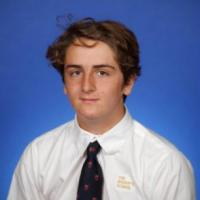
#> input picture images/kaz.jpg, 200 x 200 px
$ python masking.py --image images/kaz.jpg
#> lines starting #> are read from the running program, lines starting #| are printed output that depends on the picture; after the words box and inside, x2 and y2 are one past the last pixel; in counts of white or black regions, pixels touching at a corner belong together
import numpy as np
import argparse
import imutils
import cv2

argP = argparse.ArgumentParser()
argP.add_argument("-i", "--image", required = True, help = "Path of da image")
args = vars(argP.parse_args())

image = cv2.imread(args["image"])
#> image is the input picture: shape (200, 200, 3); mean B, G, R 158.7, 120.2, 110.4
cv2.imshow("Orginal", image)

mask = np.zeros(image.shape[:2], dtype = "uint8")
(cX, cY) = (image.shape[1] // 2, image.shape[0] // 2)
#> cX = 100; cY = 100
cv2.rectangle(mask, (cX - 75, cY - 75), (cX + 75, cY + 75), 255, -1)
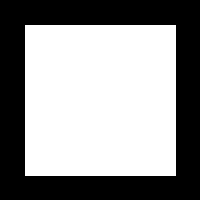
#> mask: shape (200, 200); 57% white; 1 black region, box (x1, y1, x2, y2) and area: (0, 0, 200, 200) 17199

cv2.imshow("Mask", mask)

masked = cv2.bitwise_and(image, image, mask=mask)
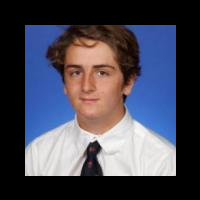
#> masked: shape (200, 200, 3); mean B, G, R 87.1, 72.5, 72.2
cv2.imshow("Mask Applied to Image", masked)
cv2.waitKey(0)

mask = np.zeros(image.shape[:2], dtype = "uint8")
cv2.circle(mask, (cX, cY), 100, 255, -1)
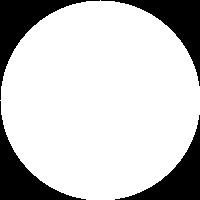
#> mask: shape (200, 200); 78.5% white; 4 black regions, box (x1, y1, x2, y2) and area: (0, 0, 100, 100) 2246, (101, 0, 200, 86) 2146, (0, 101, 86, 200) 2146, (115, 115, 200, 200) 2047
masked = cv2.bitwise_and(image, image, mask = mask)
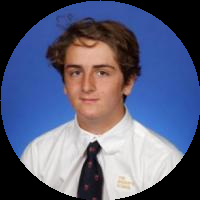
#> masked: shape (200, 200, 3); mean B, G, R 122.1, 94.9, 89.7
cv2.imshow("Mask", mask)
cv2.imshow("Mask applied to image", masked)
cv2.waitKey(0)
